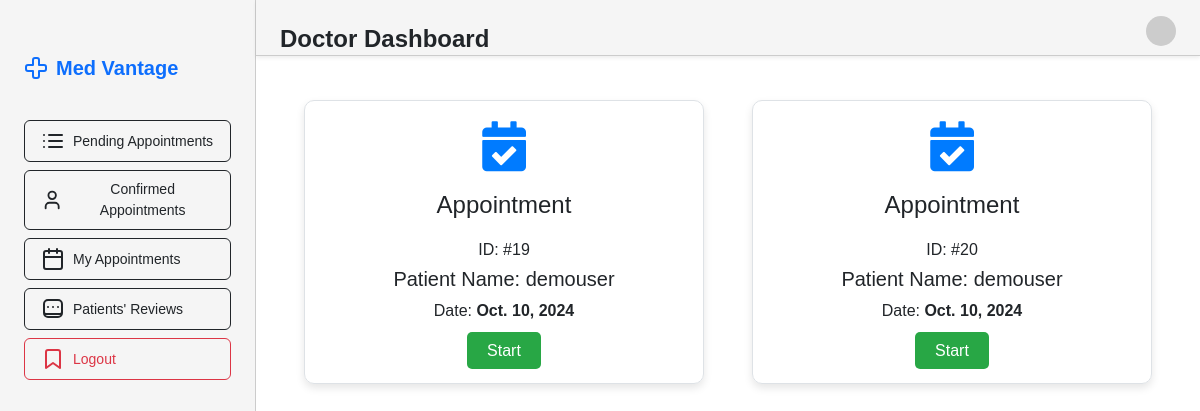
/dashboard-doctor/confirmed-appointments (signed in), run on the app's committed database.
### core/models.py (models this page shows, shortened)
class Appointment(models.Model):
    patient = models.ForeignKey(User, on_delete=models.CASCADE, related_name="appointment_patient")
    doctor = models.ForeignKey(User, on_delete=models.CASCADE, related_name="appointment_doctor")
    date = models.DateField(default=date.today)  # Default to the current date
    time_slot = models.TimeField(default=time(9, 0))
    meeting_link = models.CharField(max_length=50, default="no")
    document = models.FileField(upload_to='media/reports', null=True, blank=True)
    prescription = models.TextField(default="", null=True, blank=True)
    fee = models.IntegerField(default=1000)
    review = models.TextField(null=True, blank=True, default="")
    rating = models.TextField(null=True, blank=True, default="")

### core/views.py (the view)
# urls.py: path('dashboard-doctor/confirmed-appointments',views.confirmed_appointments,name="confirmed_appointments"),
@login_required
@doctor_required
def confirmed_appointments(request):
    my_appointments=Appointment.objects.filter(doctor=request.user, prescription="").exclude(meeting_link="no")
    context={
        "appointments" : my_appointments
    }
    return render(request, 'confirmed_appointment.html',context)

### core/templates/confirmed_appointment.html (shortened to what this page needs)
{% extends "base_doc.html" %}
{% block content %}
<link rel="stylesheet" href="https://cdnjs.cloudflare.com/ajax/libs/font-awesome/5.15.4/css/all.min.css">
    <div class="container">
        {% for appointment in appointments %}
            {% if forloop.first %}<div class="row">{% endif %}
            <div class="col">
                <div class="container">
                    <div class="appointment-card">
                        <i class="appointment-icon fas fa-calendar-check"></i>
                        <h2 class="card-title">Appointment</h2>
                        <h6>ID: #{{appointment.id}}</h6>
                        <h5>Patient Name: {{appointment.patient.username}}</h5>
                        <p class="card-text">Date: <strong>{{appointment.date}}</strong></p>
                        <a href="./prescription/{{appointment.id}}" class="btn-confirm" style="text-decoration: none;">Start</a>
                    </div>
                </div>
            </div>
            {% if forloop.last %}</div>{% endif %}
        {% endfor %}
    </div>
{% endblock content %}

### core/templates/base_doc.html (style rules this page uses)
body { font-family: Arial, sans-serif; }

### core/templates/confirmed_appointment.html (style rules this page uses)
.appointment-card { border: 1px solid #dee2e6; border-radius: 10px; padding: 20px; text-align: center; max-width: 400px; margin: 20px auto; box-shadow: 0 4px 8px rgba(0, 0, 0, 0.1); }
.appointment-icon { font-size: 50px; color: #007bff; margin-bottom: 20px; }
.card-title { font-size: 24px; margin-bottom: 20px; }
.btn-confirm { background-color: #28a745; color: white; border: none; padding: 10px 20px; font-size: 16px; border-radius: 5px; }

### data on the page
Appointment: id "19", patient.username "demouser", date "Oct. 10, 2024"
Appointment: id "20", patient.username "demouser", date "Oct. 10, 2024"
